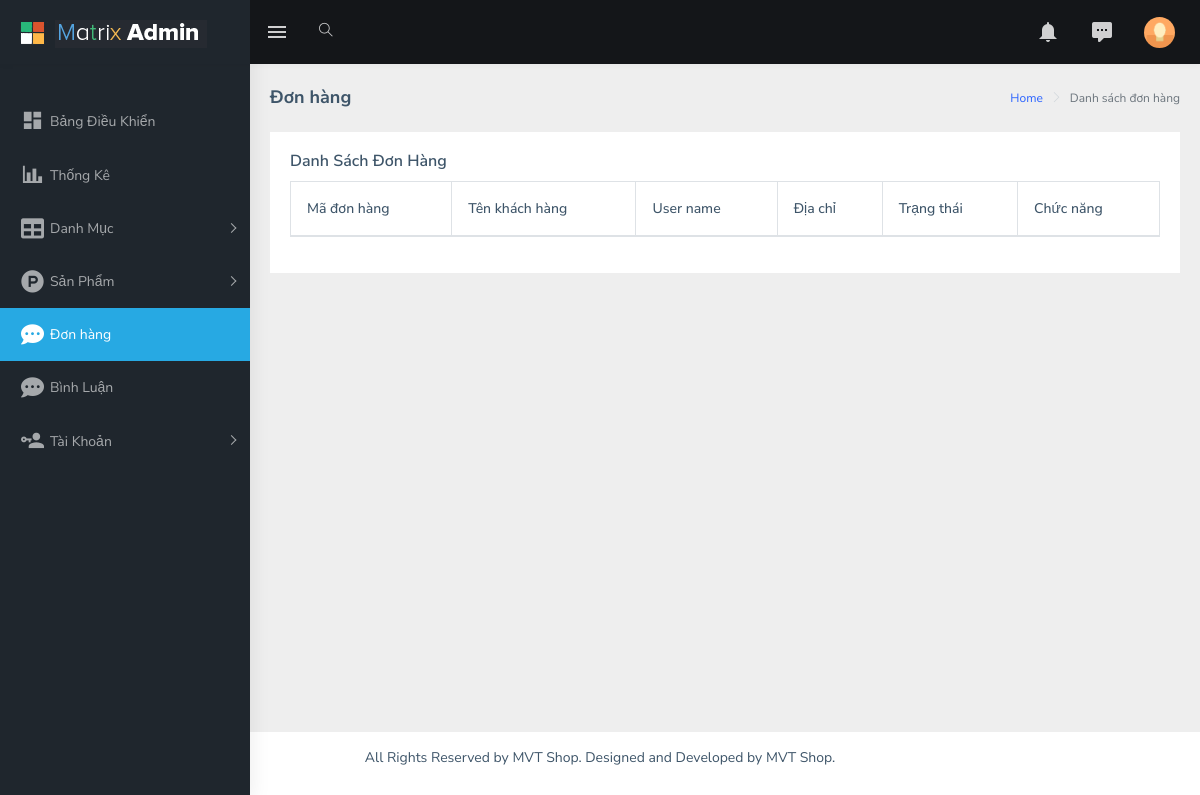
/admin/index.php?act=list_cart, run on an earlier commit of the app's database.
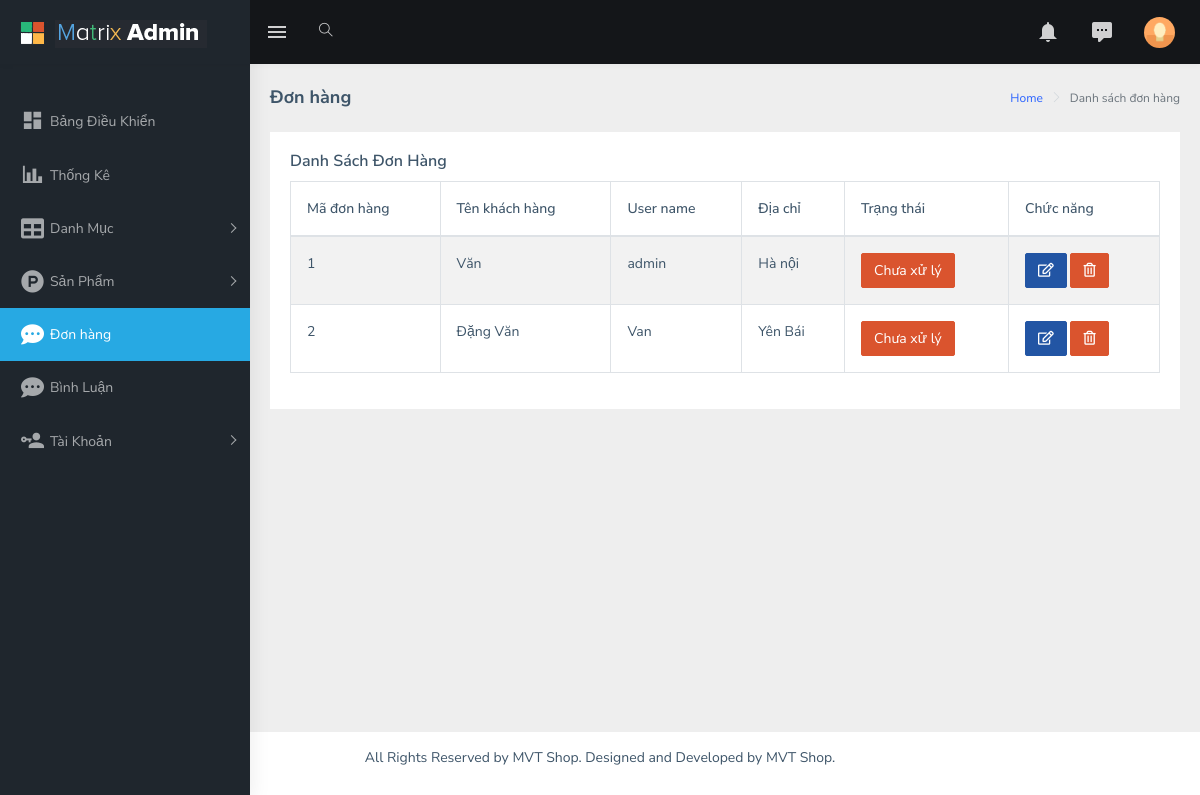
And on a later commit of the database.
### tables this page shows
CREATE TABLE `order` (
  `order_id` int(11) NOT NULL,
  `customer_name` varchar(100) NOT NULL,
  `customer_address` varchar(255) NOT NULL,
  `order_status` tinyint(4) NOT NULL DEFAULT 0,
  `customer_phone` int(11) NOT NULL,
  `customer_email` varchar(50) NOT NULL,
  `user_id` int(11) NOT NULL
);

CREATE TABLE `account` (
  `account_id` int(11) NOT NULL,
  `user` varchar(100) NOT NULL,
  `password` varchar(100) NOT NULL,
  `phone_number` varchar(15) NOT NULL,
  `email` varchar(50) NOT NULL,
  `address` varchar(255) NOT NULL,
  `role_id` int(11) NOT NULL
);

### model/pdo.php (called while the page is built, shortened)
<?php
function pdo_get_connection(){
    $dburl = "mysql:host=localhost;dbname=group5_project1;charset=utf8";
    $username = 'root';
    $password = '';
    $conn = new PDO($dburl, $username, $password);
    $conn->setAttribute(PDO::ATTR_ERRMODE, PDO::ERRMODE_EXCEPTION);
    return $conn;
}
function pdo_query($sql){
    $sql_args = array_slice(func_get_args(), 1);
    try{
        $conn = pdo_get_connection();
        $stmt = $conn->prepare($sql);
        $stmt->execute($sql_args);
        $rows = $stmt->fetchAll();
        return $rows;
    }
    catch(PDOException $e){
        throw $e;
    }
    finally{
        unset($conn);
    }
}

### model/cart.php (called while the page is built, shortened)
<?php
    function load_all_order() {
        $sql = "SELECT o.*, a.user as 'name'
                FROM `order` o
                JOIN account a ON o.user_id = a.account_id
                ORDER BY o.order_id";
        $list_order = pdo_query($sql);
        return $list_order;
    }
?>

### admin/cart/order.php (the view)
<div class="page-wrapper">
    <div class="page-breadcrumb">
        <div class="row">
            <div class="col-12 d-flex no-block align-items-center">
                <h4 class="page-title">Đơn hàng</h4>
                <div class="ml-auto text-right">
                    <nav aria-label="breadcrumb">
                        <ol class="breadcrumb">
                            <li class="breadcrumb-item"><a href="#">Home</a></li>
                            <li class="breadcrumb-item active" aria-current="page">Danh sách đơn hàng</li>
                        </ol>
                    </nav>
                </div>
            </div>
        </div>
    </div>
    <div class="container-fluid">
        <div class="row">
            <div class="col-12">
                <div class="card">
                    <div class="card-body">
                        <h5 class="card-title">Danh Sách Đơn Hàng</h5>
                        <div class="table-responsive">
                            <table id="zero_config" class="table table-striped table-bordered">
                                <thead>
                                    <tr>
                                        <th>Mã đơn hàng</th>
                                        <th>Tên khách hàng</th>
                                        <th>User name</th>
                                        <th>Địa chỉ</th>
                                        <th>Trạng thái</th>
                                        <th>Chức năng</th>
                                    </tr>
                                </thead>
                                <tbody>
                                   <?php foreach($order as $cart) {?>
                                    <tr>
                                        <td><?php echo $cart['order_id'] ?></td>
                                        <td><?php echo $cart['customer_name'] ?></td>
                                        <td><?php echo $cart['name'] ?></td>
                                        <td><?php echo $cart['customer_address'] ?></td>
                                        <td><?php if($cart['order_status'] == 0){ ?>
                                            <span class="btn btn-danger" >Chưa xử lý</span>
                                            <?php }elseif($cart['order_status'] == 1){ ?>
                                            <span class="btn btn-success">Đang xử lý</span>
                                            <?php } ?>
                                        </td>
                                        <td>
                                            <a href="index.php?act=order_detail&order_id=<?php echo $cart['order_id'] ?>" title="Xem chi tiết" class="fas fa-edit btn btn-info"></a>
                                            <a href="" title="Xóa" class="fas fa-trash-alt btn btn-danger"></a>
                                        </td>
                                    </tr>
                                  <?php } ?>
                                </tbody>
                            </table>
                        </div>
                    </div>
                </div>
            </div>
        </div>
    </div>
</div>

### admin/index.php (shortened to what this page needs)
<?php
    if (!isset($_GET['act']) || $_GET['act'] != 'dangky' && $_GET['act'] != 'dangnhap'){
        include "header.php";
    }
    include "../model/pdo.php";
    include "../model/cart.php";
    if(isset($_GET['act'])){
        $act = $_GET['act'];
        switch($act){
            case "list_cart":
                $order = load_all_order();
                include "cart/order.php";
                break;
        }
    }
    else{
        include "home.php";
    }
    include "footer.php";
?>

### admin/header.php (shortened to what this page needs)
<!DOCTYPE html>
<html dir="ltr" lang="en">
<head>
    <link href="assets/libs/flot/css/float-chart.css" rel="stylesheet">
    <link href="dist/css/style.min.css" rel="stylesheet">
</head>
<body>
    <div id="main-wrapper">
        <header class="topbar" data-navbarbg="skin5">
            <nav class="navbar top-navbar navbar-expand-md navbar-dark">
                <div class="navbar-header" data-logobg="skin5">
                    <a class="navbar-brand" href="index.html">
                        <b class="logo-icon p-l-10">
                            <img src="assets/images/logo-icon.png" alt="homepage" class="light-logo" />
                        </b>
                        <span class="logo-text">
                             <img src="assets/images/logo-text.png" alt="homepage" class="light-logo" />
                        </span>
                    </a>
                </div>
                <div class="navbar-collapse collapse" id="navbarSupportedContent" data-navbarbg="skin5">
                    <ul class="navbar-nav float-left mr-auto">
                        <li class="nav-item d-none d-md-block"><a class="nav-link sidebartoggler waves-effect waves-light" href="javascript:void(0)" data-sidebartype="mini-sidebar"><i class="mdi mdi-menu font-24"></i></a></li>
                        <li class="nav-item search-box"> <a class="nav-link waves-effect waves-dark" href="javascript:void(0)"><i class="ti-search"></i></a>
                        </li>
                    </ul>
                    <ul class="navbar-nav float-right">
                        <li class="nav-item dropdown">
                            <a class="nav-link dropdown-toggle waves-effect waves-dark" href="" data-toggle="dropdown" aria-haspopup="true" aria-expanded="false"> <i class="mdi mdi-bell font-24"></i>
                            </a>
                        </li>
                        <li class="nav-item dropdown">
                            <a class="nav-link dropdown-toggle waves-effect waves-dark" href="" id="2" data-toggle="dropdown" aria-haspopup="true" aria-expanded="false"> <i class="font-24 mdi mdi-comment-processing"></i>
                            </a>
                        </li>
                        <li class="nav-item dropdown">
                            <a class="nav-link dropdown-toggle text-muted waves-effect waves-dark pro-pic" href="" data-toggle="dropdown" aria-haspopup="true" aria-expanded="false"><img src="assets/images/users/1.jpg" alt="user" class="rounded-circle" width="31"></a>
                        </li>
                    </ul>
                </div>
            </nav>
        </header>
         <?php
         include_once 'sidebar.php';
         ?>

### admin/sidebar.php (shortened to what this page needs)
<aside class="left-sidebar" data-sidebarbg="skin5">
    <div class="scroll-sidebar">
        <nav class="sidebar-nav">
            <ul id="sidebarnav" class="p-t-30">
                <li class="sidebar-item"> <a class="sidebar-link waves-effect waves-dark sidebar-link" href="index.html"
                        aria-expanded="false"><i class="mdi mdi-view-dashboard"></i><span class="hide-menu">Bảng Điều
                            Khiển</span></a></li>
                <li class="sidebar-item"> <a class="sidebar-link waves-effect waves-dark sidebar-link"
                        href="charts.html" aria-expanded="false"><i class="mdi mdi-chart-bar"></i><span
                            class="hide-menu">Thống Kê</span></a></li>
                <li class="sidebar-item"> <a class="sidebar-link has-arrow waves-effect waves-dark"
                        href="javascript:void(0)" aria-expanded="false"><i class="fas fa-table"></i><span
                            class="hide-menu">Danh Mục </span></a>
                </li>
                <li class="sidebar-item"> <a class="sidebar-link has-arrow waves-effect waves-dark"
                        href="javascript:void(0)" aria-expanded="false"><i class="fab fa-product-hunt"></i><span
                            class="hide-menu">Sản Phẩm </span></a>
                </li>
                <li class="sidebar-item"> <a class="sidebar-link waves-effect waves-dark sidebar-link"
                        href="index.php?act=list_cart" aria-expanded="false"><i
                            class=" fas fa-comment-dots"></i><span class="hide-menu">Đơn hàng</span></a></li>
                <li class="sidebar-item"> <a class="sidebar-link waves-effect waves-dark sidebar-link"
                        href="index.php?act=list_binhluan" aria-expanded="false"><i
                            class=" fas fa-comment-dots"></i><span class="hide-menu">Bình Luận</span></a></li>
                <li class="sidebar-item"> <a class="sidebar-link has-arrow waves-effect waves-dark"
                        href="javascript:void(0)" aria-expanded="false"><i class="mdi mdi-account-key"></i><span
                            class="hide-menu">Tài Khoản </span></a>
                </li>
            </ul>
        </nav>
    </div>
</aside>

### admin/footer.php (shortened to what this page needs)
            <footer class="footer text-center">
                All Rights Reserved by MVT Shop. Designed and Developed by MVT Shop.
            </footer>
        </div>
</body>
</html>

What changed in the data, as far as the page shows it:
added order: order_id "1", customer_name "Văn", user.user "admin", customer_address "Hà nội", order_status "Chưa xử lý"
added order: order_id "2", customer_name "Đặng Văn", user.user "Van", customer_address "Yên Bái", order_status "Chưa xử lý"
